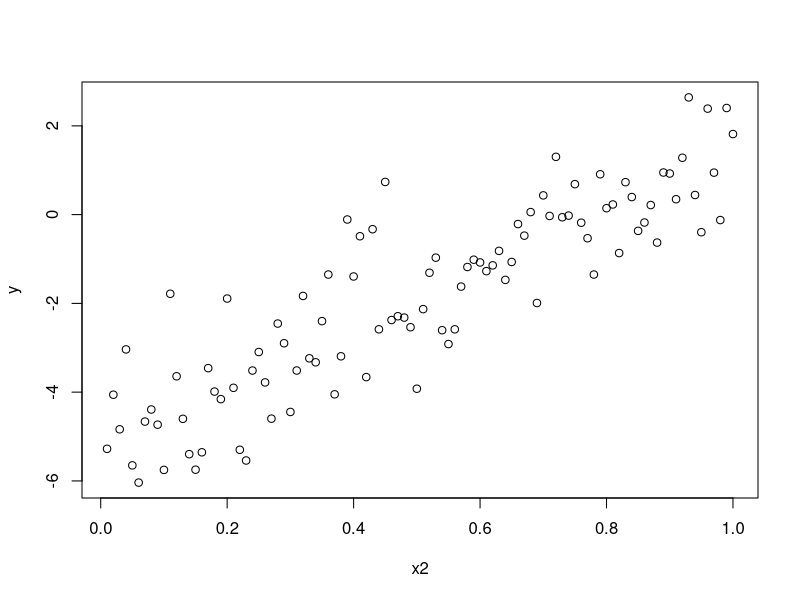
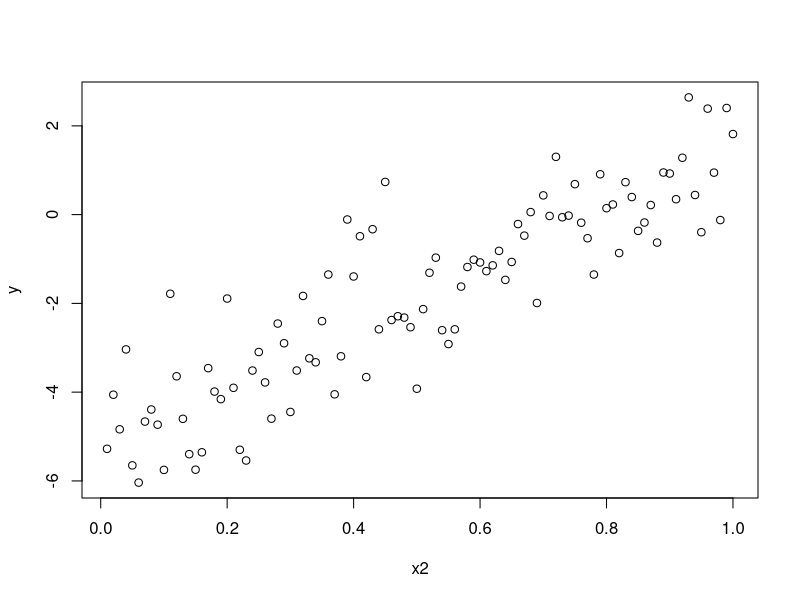

Source code (R) for these figures, in order:
# 123 GO:
# What food are you excited for Thanksgiving?
# 
# Idea to make a good project:
# Bringing in 3rd party data opens up a whole new range 
# of possibilities 

# Extending to multivariate-
# multiple x's

n = 100

# x1, x2 are the predictors
x1 = runif(n)
x2 = seq(n) / n

# rnorm: random normal
noise = rnorm(n)

# Linear model
# y is the _response_ aka dependent variable
# endogenous, exogenous variables
# y is a function of x1 and x2, plus some noise
y = 0.3*x1 +  6*x2 + (-5) + noise

plot(x2, y)

d = data.frame(y = y, x1 = x1, x2 = x2)
# y ~ x         means y = ax + b + noise
# y ~ I(x^2)    means y = a*x^2 + b + noise
# I() appearing in a formula applies a math function
# y ~ x1 + x2   means y = a1x1 + a2x2 + b + noise
#               NOT actually just adding x1 and x2
fit = lm(y ~ x1 + x2, d)
summary(fit)

# y ~ .   means model y as a linear function of every
#       other variable you find in the data frame.
fit2 = lm(y ~ ., d)


# 123 GO:
# three terms: x1, x2, intercept
# Which do you think will be significant?

# confidence intervals
confint(fit)

# prediction
predict(fit, data.frame(x1 = 0.5, x2 = 0.5))
predict(fit, data.frame(x1 = 0.5, x2 = 1.5))

# outliers
# How do you find an outlier using a linear model?
# How far away are the data points from the model?

# "residuals" are the differences between the predicted
# values for y and the actual values.

# large (in magnitude) residual => very different => outlier
r = residuals(fit)

out_index = which.max(abs(r))
# Biggest outlier:
d[out_index, ]

predict(fit, d[out_index, ])
with(d, plot(x2, y))

d$x2squared = d$x2^2
fit3 = lm(y ~ ., d)
summary(fit3)

# Categorical variables
n = 100
d2 = data.frame(x1 = seq(n) / n)
d2$sex = sample(c("male", "female", "non_gender_binary"), size = n, replace = TRUE)
noise = rnorm(n)
# TRUE model: (we know because we're simulating)
d2$y = 3*d2$x1 + 6*(d2$sex == "female") + noise



# 123 GO
# What 3 coefficients should this model find?
# 0, 3, 6
# Could the model find a -6?
fit = lm(y ~ ., d2)
summary(fit)

d2$y = 3*d2$x1 + 6*(d2$sex == "female") + noise
predict(fit, data.frame(x1= 1, sex = "male"), interval = "confidence")
predict(fit, data.frame(x1= 1, sex = "female"), interval = "confidence")
predict(fit, data.frame(x1= 1, sex = "non_gender_binary"), interval = "confidence")

mm = model.matrix(fit)
head(d2$sex)
